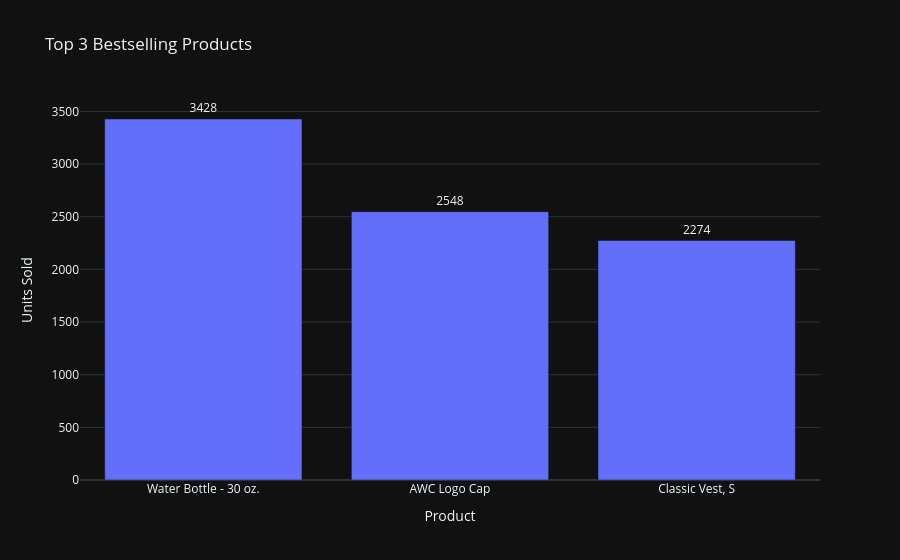

Source (notebook cell):
### Code cell
run_agent("give me 3 bestselling products")

### Figure 1 — Plotly figure (JSON) as saved in the notebook; plotly's stock layout.template omitted (floating-point values rounded to 4 significant figures)
{"data": [{"customdata": [[870], [712], [864]], "hovertemplate": "Name=%{x}<br>total_sold=%{text}<br>ProductID=%{customdata[0]}<extra></extra>", "legendgroup": "", "marker": {"color": "#636efa", "pattern": {"shape": ""}}, "name": "", "orientation": "v", "showlegend": false, "text": [3428.0, 2548.0, 2274.0], "textposition": "outside", "x": ["Water Bottle - 30 oz.", "AWC Logo Cap", "Classic Vest, S"], "xaxis": "x", "y": [3428.0, 2548.0, 2274.0], "yaxis": "y", "type": "bar"}], "layout": {"xaxis": {"anchor": "y", "domain": [0.0, 1.0], "title": {"text": "Product"}}, "yaxis": {"anchor": "x", "domain": [0.0, 1.0], "title": {"text": "Units Sold"}}, "legend": {"tracegroupgap": 0}, "title": {"text": "Top 3 Bestselling Products"}, "barmode": "relative"}}
